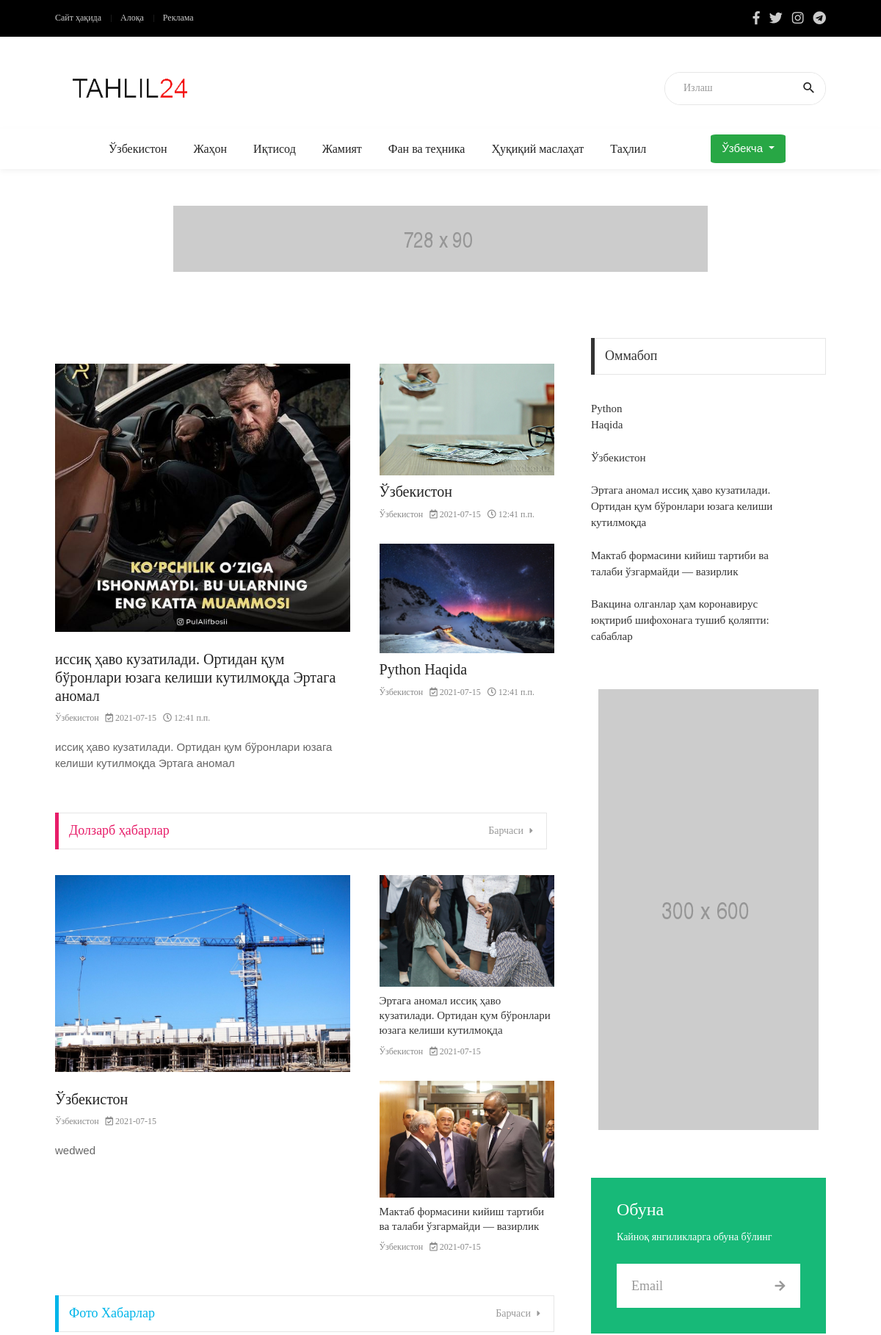
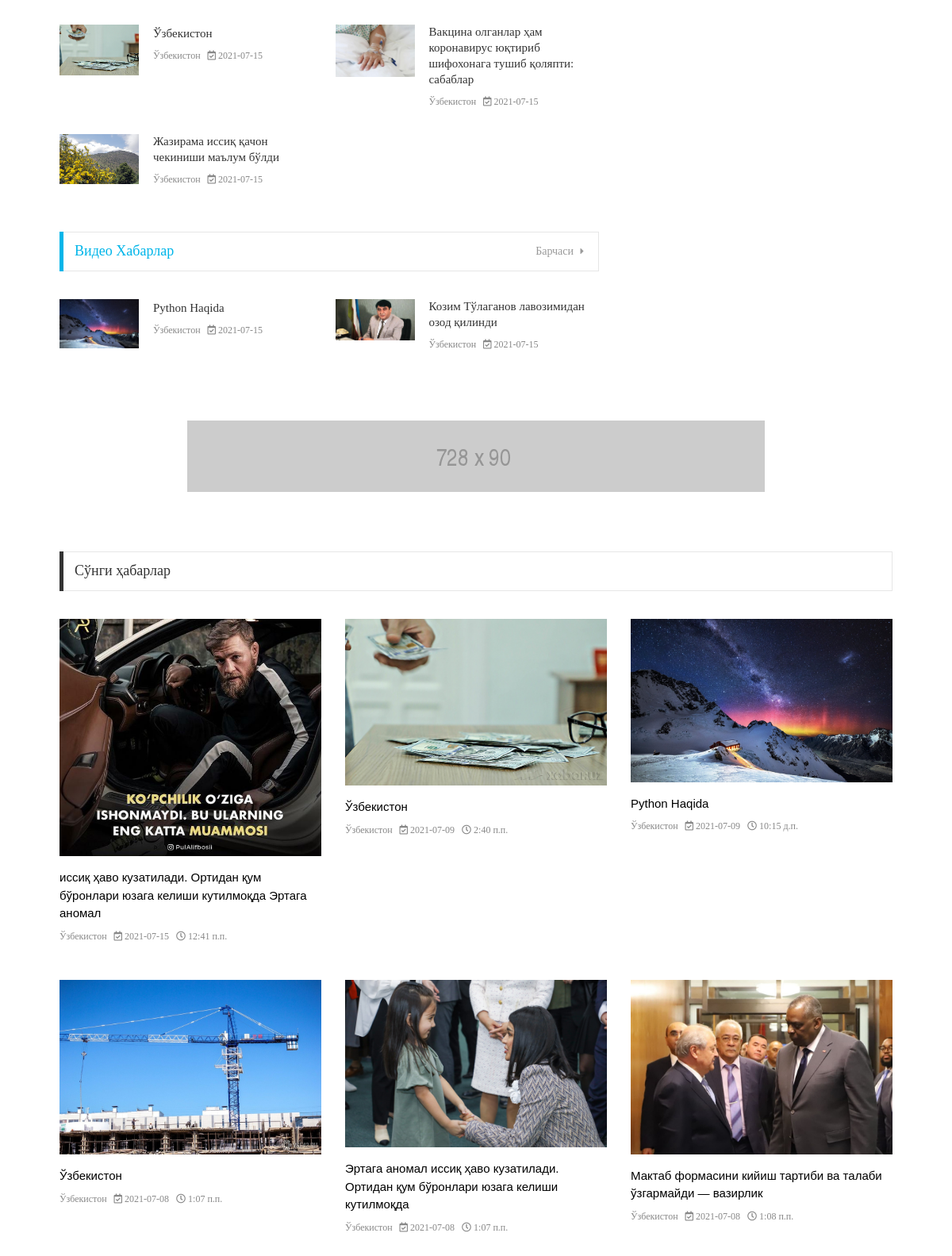
The page / (upper part) on the database its author committed (2 pictures, top to bottom).
### post/models.py (models this page shows, shortened)
class Posts(models.Model):
    user = models.ForeignKey(User,verbose_name='Muallif', on_delete=models.CASCADE)
    category = models.ForeignKey(Category,verbose_name='Xabar turi',
                                 on_delete=models.CASCADE)
    title = models.CharField(verbose_name='Xabar nomi',
                             max_length=255)
    image = models.ImageField(verbose_name='Asosiy rasim')
    content_mini = models.CharField(verbose_name='Xabardan kichik parcha', max_length=350)
    content = RichTextUploadingField(verbose_name='Xabar')
    views_post = models.ManyToManyField(IpModel, related_name='post_view', blank=True)
    add_time = models.DateField(verbose_name='Add post',
                                    auto_now_add=True)
    time_post = models.TimeField(auto_now_add=True)
    tags_new = TaggableManager()
    post_type = models.CharField(verbose_name="Post Turi", choices=POST_CHOICES, max_length=10 ,default='Default', null=True, blank=True)
    class Meta:
        verbose_name = 'Post'
        verbose_name_plural='Posts'
        ordering = ['-title']

class Category(models.Model):
    title = models.CharField(verbose_name='Category', max_length=255)
    class Meta:
        verbose_name = 'Category'
        verbose_name_plural = 'Categorys'
    def __str__(self):
        return self.title

### post/views.py (the view)
# urls.py: path('', PostView.as_view(), name='Post'),
class PostView(ListView):
    model = Posts
    template_name = 'index.html'
    def get_context_data(self, **kwargs):
        category = self.request.GET.get('category', 'None')
        context = super(PostView, self).get_context_data(**kwargs)
        data_post = Posts.objects.all()
        auto = Author.objects.all()
        posts = Posts.objects.all().order_by('-add_time')
        two_post = Posts.objects.all().order_by('-add_time')[1:3]
        actual_post = Posts.objects.all().order_by('-views_post')[0:5]
        current_post1 = Posts.objects.filter(post_type='ACT').order_by('-add_time').first()
        current_post2 = Posts.objects.filter(post_type='ACT').order_by('-add_time')[1:3]
        photo_posts = Posts.objects.filter(post_type='IMG').order_by('-add_time')[:4]
        video_posts= Posts.objects.filter(post_type='VED').order_by('-add_time')[:4]
        context['posts'] = posts
        context ['two_posts'] = two_post
        context['actual'] = actual_post
        context['current1'] = current_post1
        context['current2'] = current_post2
        context['photo_posts'] = photo_posts
        context['video_posts'] = video_posts
        return context

### frontend/templates/index.html (shortened to what this page needs)
	{% extends 'base.html' %}
	{% load static %}
	{% block content %}
	<section class="post bg0 p-t-85">
		<div class="container">
			<div class="row justify-content-center">
				<div class="col-md-10 col-lg-8">
					<div class="p-r-10 p-rl-0-sr991 p-b-20">
						<div class="p-b-25">
							<div class="flex-wr-sb-s p-t-35">
								<div class="size-w-6 w-full-sr575">
									{% if posts %}
									<div class="m-b-30">
										<form action="{% url 'blog_detail' posts.first.id %}" method="get" >
											<button class="wrap-pic-w hov1 trans-03" type="submit"><img src="{{ posts.first.image.url }}" alt="IMG"></button>
										</form>
										<div class="p-t-25">
											<h5 class="p-b-5">
												<form action="{% url 'blog_detail' posts.first.id %}" method="get" >
														<button type="submit" class="f1-m-3 cl2 hov-cl10 trans-03" style="text-align:left;">
																{{ posts.first.title|safe }}
														</button>
												</form>
											</h5>
											<span class="cl8">
												<a href="#" class="f1-s-4 cl8 hov-cl10 trans-03">
													{{posts.first.category}}&nbsp;&nbsp;
												</a>
												<span class="f1-s-3">
													<i class="far fa-calendar-check "></i>&nbsp;{{posts.first.add_time|date:'Y-m-d'}}&nbsp;&nbsp;
												</span>
												<span class="f1-s-3">
												<i class="far fa-clock"></i>&nbsp;{{posts.first.time_post}}
												</span>
											</span>
											<p class="f1-s-1 cl6 p-t-18">
												{{posts.first.content_mini|safe}}
											</p>
										</div>
									</div>
									{% endif %}
								</div>
									{% if two_posts %}
	 							<div class="size-w-7 w-full-sr575">
									{% for post in two_posts %}
									<div class="m-b-30">
										<form action="{% url 'blog_detail' post.id %}" method="get" >
											<button class="wrap-pic-w hov1 trans-03" type="submit">
												<img src="{{ post.image.url }}" alt="IMG">
											</button>
										</form>
										<div class="p-t-10">
											<h5 class="p-b-5">
												<form action="{% url 'blog_detail' post.id %}" method="get" >
														<button type="submit" class="f1-m-3 cl2 hov-cl10 trans-03" style="text-align:left;">
																{{ post.title|safe }}
														</button>
												</form>
											</h5>
											<span class="cl8">
												<a href="#" class="f1-s-4 cl8 hov-cl10 trans-03">
													{{posts.first.category}}&nbsp;&nbsp;
												</a>
												<span class="f1-s-3">
													<i class="far fa-calendar-check "></i>&nbsp;{{posts.first.add_time|date:'Y-m-d'}}&nbsp;&nbsp;
												</span>
												<span class="f1-s-3">
												<i class="far fa-clock"></i>&nbsp;{{posts.first.time_post}}
												</span>
											</span>
										</div>
									</div>
								{% endfor %}
								</div>
									{% endif %}
							</div>
						</div>
						<div class="p-b-25">
							<div class="how2 how2-cl1 flex-sb-c m-r-10 m-r-0-sr991">
								<h3 class="f1-m-2 cl12 tab01-title">
									Долзарб ҳабарлар
								</h3>
								<a href="{% url 'post_detail' 1 %}" class="tab01-link f1-s-1 cl9 hov-cl10 trans-03">
									Барчаси
									<i class="fs-12 m-l-5 fa fa-caret-right"></i>
								</a>
							</div>
							<div class="flex-wr-sb-s p-t-35">
								<div class="size-w-6 w-full-sr575">
										{% if current1 %}
									<div class="m-b-30">
										<form action="{% url 'blog_detail' current1.id %}" method="get" >
												<button type="submit"class="wrap-pic-w hov1 trans-03" style="text-align:left;">
													<img src="{{ current1.image.url }}" alt="IMG">
												</button>
										</form>
										<div class="p-t-25">
											<h5 class="p-b-5">
												<form action="{% url 'blog_detail' current1.id %}" method="get" >
														<button type="submit" class="f1-m-3 cl2 hov-cl10 trans-03" style="text-align:left;">
															{{current1.title}}
														</button>
												</form>
											</h5>
											<span class="cl8">
												<a href="#" class="f1-s-4 cl8 hov-cl10 trans-03">
													{{posts.first.category}}&nbsp;&nbsp;
												</a>
												<span class="f1-s-3">
													<i class="far fa-calendar-check "></i>&nbsp;{{posts.first.add_time|date:'Y-m-d'}}&nbsp;&nbsp;
												</span>
											</span>
											<p class="f1-s-1 cl6 p-t-18">
												{{current1.content_mini|safe}}
											</p>
										</div>
									</div>
										{% endif %}
								</div>
								<div class="size-w-7 w-full-sr575">
									{% if current2 %}
										{% for post in current2 %}
									<div class="m-b-30">
										<form action="{% url 'blog_detail' post.id %}" method="get" >
												<button type="submit"class="wrap-pic-w hov1 trans-03" style="text-align:left;">
													<img src="{{ post.image.url }}" alt="IMG">
												</button>
										</form>
										<div class="p-t-10">
											<h5 class="p-b-5">
												<form action="{% url 'blog_detail' post.id %}" method="get" >
														<button type="submit" class="f1-s-5 cl3 hov-cl10 trans-03" style="text-align:left;">
															{{post.title}}
														</button>
												</form>
											</h5>
											<span class="cl8">
												<a href="#" class="f1-s-4 cl8 hov-cl10 trans-03">
													{{posts.first.category}}&nbsp;&nbsp;
												</a>
												<span class="f1-s-3">
													<i class="far fa-calendar-check "></i>&nbsp;{{posts.first.add_time|date:'Y-m-d'}}&nbsp;&nbsp;
												</span>
											</span>
										</div>
									</div>
										{% endfor %}
									{% endif %}
								</div>
							</div>
						</div>
						<div class="p-b-25 m-r--10 m-r-0-sr991">
							<div class="how2 how2-cl5 flex-sb-c m-r-10 m-r-0-sr991">
								<h3 class="f1-m-2 cl17 tab01-title">
									Фото Хабарлар
								</h3>
								<a href="{% url 'post_detail' 2 %}" class="tab01-link f1-s-1 cl9 hov-cl10 trans-03">
									Барчаси
									<i class="fs-12 m-l-5 fa fa-caret-right"></i>
								</a>
							</div>
							<div class="p-t-35">
								<div class="p-r-25 p-r-15-sr991 row">
									{% if photo_posts %}
									{% for post in photo_posts %}
									<div class="flex-wr-sb-s m-b-30 col-md-6">
										<form action="{% url 'blog_detail' post.id %}" method="get" >
												<button type="submit" class="size-w-1 wrap-pic-w hov1 trans-03" style="text-align:left;">
													<img src="{{ post.image.url }}" alt="IMG">
												</button>
										</form>
										<div class="size-w-2">
											<h5 class="p-b-5">
												<form action="{% url 'blog_detail' post.id %}" method="get" >
														<button type="submit" class="f1-s-5 cl3 hov-cl10 trans-03" style="text-align:left;">
															{{post.title}}
														</button>
												</form>
											</h5>
											<span class="cl8">
												<a href="#" class="f1-s-4 cl8 hov-cl10 trans-03">
													{{posts.first.category}}&nbsp;&nbsp;
												</a>
												<span class="f1-s-3">
													<i class="far fa-calendar-check "></i>&nbsp;{{posts.first.add_time|date:'Y-m-d'}}&nbsp;&nbsp;
												</span>
											</span>
										</div>
									</div>
									{% endfor %}
								{% endif %}
								</div>
							</div>
						</div>
						<div class="p-b-25 m-r--10 m-r-0-sr991">
							<div class="how2 how2-cl5 flex-sb-c m-r-10 m-r-0-sr991">
								<h3 class="f1-m-2 cl17 tab01-title">
									Видео Хабарлар
								</h3>
								<a href="{% url 'post_detail' 3 %}" class="tab01-link f1-s-1 cl9 hov-cl10 trans-03">
									Барчаси
									<i class="fs-12 m-l-5 fa fa-caret-right"></i>
								</a>
							</div>
							<div class="p-t-35">
								<div class=" p-r-25 p-r-15-sr991 row">
									{% if video_posts %}
									{% for post  in video_posts %}
									<div class="flex-wr-sb-s m-b-30 col-md-6">
										<form action="{% url 'blog_detail' post.id %}" method="get" >
												<button type="submit" class="size-w-1 wrap-pic-w hov1 trans-03" style="text-align:left;">
													<img src="{{post.image.url}}" alt="IMG">
												</button>
										</form>
										<div class="size-w-2">
											<h5 class="p-b-5">
												<form action="{% url 'blog_detail' post.id %}" method="get" >
														<button type="submit" class="f1-s-5 cl3 hov-cl10 trans-03" style="text-align:left;">
															{{post.title}}
														</button>
												</form>
											</h5>
											<span class="cl8">
												<a href="#" class="f1-s-4 cl8 hov-cl10 trans-03">
													{{posts.first.category}}&nbsp;&nbsp;
												</a>
												<span class="f1-s-3">
													<i class="far fa-calendar-check "></i>&nbsp;{{posts.first.add_time|date:'Y-m-d'}}&nbsp;&nbsp;
												</span>
											</span>
										</div>
									</div>
									{% endfor %}
								{% endif %}
								</div>
							</div>
						</div>
					</div>
				</div>
				<div class="col-md-10 col-lg-4">
					<div class="p-l-10 p-rl-0-sr991 p-b-20">
						<div class="p-b-30">
							<div class="how2 how2-cl4 flex-s-c">
								<h3 class="f1-m-2 cl3 tab01-title">
									Оммабоп
								</h3>
							</div>
							<ul class="p-t-35">
								{% if actual %}
								{% for post in actual %}
								<li class="flex-wr-sb-s p-b-22">
									<form action="{% url 'blog_detail' post.id %}" method="get" >
											<button type="submit" class="size-w-3 f1-s-7 cl3 hov-cl10 trans-03" style="text-align:left;">
													{{ post.title|safe }}
											</button>
									</form>
								</li>
									{% endfor %}
								{% endif %}
							</ul>
						</div>
						<div class="flex-c-s p-t-8 p-b-65">
							<a href="#">
								<img class="max-w-full" src="images/banner-02.jpg" alt="IMG">
							</a>
						</div>
						<div class="bg10 p-rl-35 p-t-28 p-b-35 m-b-55">
							<h5 class="f1-m-5 cl0 p-b-10">
								Обуна
							</h5>
							<p class="f1-s-1 cl0 p-b-25">
								Кайноқ янгиликларга обуна бўлинг
							</p>
							<form class="size-a-9 pos-relative" action="{% url 'action_view' %}"  method="post">
								<input class="s-full f1-m-6 cl6 plh9 p-l-20 p-r-55" type="email" name="email" placeholder="Email">
								<button type="submit" class="size-a-10 flex-c-c ab-t-r fs-16 cl9 hov-cl10 trans-03">
									<i class="fa fa-arrow-right"></i>
								</button>
							</form>
						</div>
					</div>
				</div>
			</div>
		</div>
	</section>
	<div class="container m-t-10 m-b-15">
		<div class="flex-c-c">
			<a href="#">
				<img class="max-w-full" src="images/banner-01.jpg" alt="IMG">
			</a>
		</div>
	</div>
	<section class="bg0 p-t-60 p-b-40">
		<div class="container">
			<div class="how2 how2-cl4 flex-s-c">
				<h3 class="f1-m-2 cl3 tab01-title">
					Сўнги ҳабарлар
				</h3>
			</div>
			<div class="row p-t-35">
				{% if posts %}
				{% for post in posts|slice:":6" %}
				<div class="col-sm-6 col-md-4">
					<div class="m-b-45">
						<form action="{% url 'blog_detail' post.id %}" method="get" >
								<button type="submit"  class="wrap-pic-w hov1 trans-03" style="text-align:left;">
									<img src="{{post.image.url}}" alt="IMG">
								</button>
						</form>
						<div class="p-t-16">
							<h5 class="p-b-5">
								<form action="{% url 'blog_detail' post.id %}" method="get" >
										<button type="submit"  class="wrap-pic-w hov1 trans-03" style="text-align:left;">
											{{post.title}}
										</button>
								</form>
							</h5>
							<span class="cl8">
								<a href="#" class="f1-s-4 cl8 hov-cl10 trans-03">
									{{post.category}}&nbsp;&nbsp;
								</a>
								<span class="f1-s-3">
									<i class="far fa-calendar-check "></i>&nbsp;{{post.add_time|date:'Y-m-d'}}&nbsp;&nbsp;
								</span>
								<span class="f1-s-3">
								<i class="far fa-clock"></i>&nbsp;{{post.time_post}}
								</span>
							</span>
						</div>
					</div>
				</div>
				{% endfor %}
			{% endif %}
			</div>
		</div>
	</section>
{% endblock content %}

### static/css/main.css (style rules this page uses)
.container { max-width: 1080px; }
.tab01-link { padding-left: 10px; white-space: nowrap; }
.tab01-title { padding-right: 25px; }
body { padding-right: 0px !important; }
.cl0 { color: #fff; }
.cl2 { color: #222; }
.cl3 { color: #333; }
.cl6 { color: #666; }
.cl8 { color: #888; }
.cl9 { color: #999; }
.cl12 { color: #e71d69; }
.cl17 { color: #00b5e9; }
.f1-s-1 { font-family: Roboto-Regular; font-size: 14px; line-height: 1.7; }
.f1-s-3 { font-family: Roboto-Regular; font-size: 12px; line-height: 1.7; }
.f1-s-4 { font-family: Roboto-Bold; font-size: 12px; line-height: 1.7; }
.f1-s-5 { font-family: Roboto-Medium; font-size: 15px; line-height: 1.333333; }
.f1-s-7 { font-family: Roboto-Medium; font-size: 15px; line-height: 1.466667; }
.f1-m-2 { font-family: Roboto-Medium; font-size: 18px; line-height: 1.333333; }
.f1-m-3 { font-family: Roboto-Regular; font-size: 20px; line-height: 1.25; }
.f1-m-5 { font-family: Roboto-Bold; font-size: 24px; line-height: 1.3; }
.f1-m-6 { font-family: Roboto-Regular; font-size: 18px; line-height: 1.333333; }
.size-a-9 { width: 100%; height: 60px; }
.size-a-10 { width: 55px; height: 100%; }
.size-w-1 { width: 100px; }
.size-w-2 { width: calc(100% - 118px); }
.size-w-3 { width: calc(100% - 48px); }
.size-w-6 { width: calc(62% - 20px); }
.size-w-7 { width: calc(38% - 20px); }
.bg10 { background-color: #17b978; }
.how2 { height: 50px; border: 1px solid #e6e6e6; padding: 0 18px; position: relative; }
.how2::before { content: ""; display: block; position: absolute; width: 5px; height: calc(100% + 2px); top: -1px; left: -1px; }
.how2-cl1::before { background-color: #e71d69; }
.how2-cl4::before { background-color: #333; }
.how2-cl5::before { background-color: #00b5e9; }
.wrap-pic-s, .wrap-pic-max-s, .wrap-pic-w, .wrap-pic-max-w, .wrap-pic-h, .wrap-pic-max-h { display: block; }
.wrap-pic-w > img { width: 100%; }

### rows shown on the page
Posts: first.image (picture), first "иссиқ ҳаво кузатилади. Ортидан қум бўронлари юзага келиши кутилмоқда Эртага аномал", first.category "Ўзбекистон", first.add_time "2021-07-15", first.time_post "12:41 п.п.", first.content_mini "иссиқ ҳаво кузатилади. Ортидан қум бўронлари юзага келиши кутилмоқда Эртага аномал", image (picture), title "иссиқ ҳаво кузатилади. Ортидан қум бўронлари юзага келиши кутилмоқда Эртага аномал", category "Ўзбекистон", add_time "2021-07-15", time_post "12:41 п.п."
Posts: image (picture), title "Ўзбекистон", category "Ўзбекистон", add_time "2021-07-09", time_post "2:40 п.п."
Posts: image (picture), title "Python Haqida", category "Ўзбекистон", add_time "2021-07-09", time_post "10:15 д.п."
Posts: image (picture), title "Ўзбекистон", content_mini "wedwed", category "Ўзбекистон", add_time "2021-07-08", time_post "1:07 п.п."
Posts: image (picture), title "Эртага аномал иссиқ ҳаво кузатилади. Ортидан қум бўронлари юзага келиши кутилмоқда", category "Ўзбекистон", add_time "2021-07-08", time_post "1:07 п.п."
Posts: image (picture), title "Мактаб формасини кийиш тартиби ва талаби ўзгармайди — вазирлик", category "Ўзбекистон", add_time "2021-07-08", time_post "1:08 п.п."
Posts: image (picture), title "Вакцина олганлар ҳам коронавирус юқтириб шифохонага тушиб қоляпти: сабаблар"
Posts: image (picture), title "Жазирама иссиқ қачон чекиниши маълум бўлди"
Posts: image (picture), title "Козим Тўлаганов лавозимидан озод қилинди"
